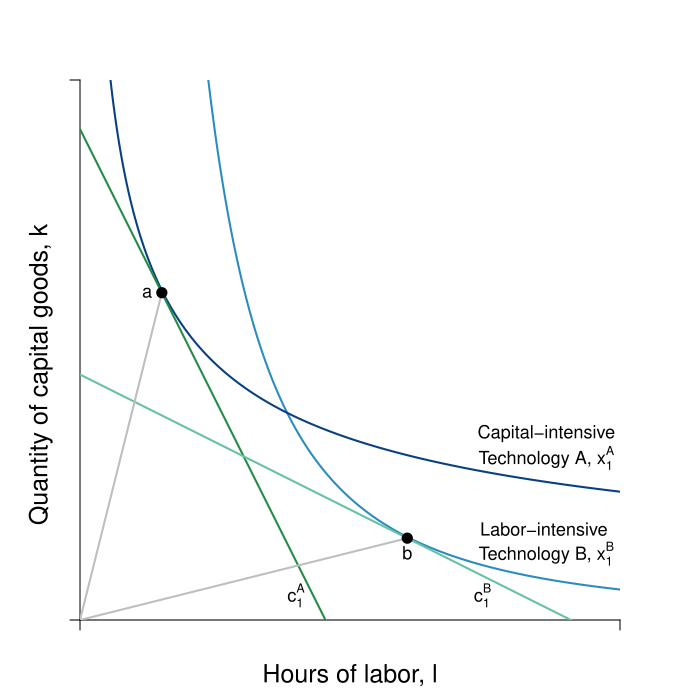

R code for this plot:
#Graph Designer: Simon Halliday / Scott Cohn
#Authors: Bowles and Halliday
#Title: Coordination, Conflict and Competition: A Text in Microeconomics

library(shape)
pdf(file = "firmmarketsupply/tech_intensity_cobbdouglas.pdf", width = 7, height = 7)

#Set parameters for graphics
axislabelsize <- 1.5
labelsize <- 1.1
graphlinewidth <- 2
segmentlinewidth <- 2

COL <- c("#7fc97f", "#beaed4", "#fdc086", "#ffff99", "#386cb0", "#f0027f", "#bf5b17", "#666666")
COLA <- c("#e0f3db", "#99d8c9","#66c2a4","#41ae76", "#238b45", "#005824")
COLB <- c("#c6dbef", "#4eb3d3", "#2b8cbe", "#0868ac","#084081")

#Edited the margins to cater for the larger LHS labels
par(mar =  c(4, 4, 4, 4))

isoquant <- function(l, alpha = 0.7, xbar = 4) {
  (xbar / l^alpha)^(1/(1 - alpha))
}

isocost <- function(l, m = 100, pl = 20, pk = 10){
  m/pk - (pl/pk)*l
}


xlims <- c(0, 11)
ylims <- c(0, 11)

npts <- 501 
x <- seq(xlims[1], xlims[2], length.out = npts)
y <- seq(ylims[1], ylims[2], length.out = npts) 
a <- c(2, 4, 6)

plot(0, 0, xlim = xlims, ylim = ylims, type = "n",
     xlab = expression(paste("")),
     ylab = expression(paste("")), 
     xaxt = "n", 
     yaxt = "n", 
     cex.lab = axislabelsize, 
     bty = "n", 
     xaxs="i", 
     yaxs="i"
)


# ticksy <- seq(from = 0, to = ylims[2], by = 1)
# ylabels <- seq(from = 0, to = ylims[2], by = 1)
# ticksx <- seq(from = 0, to = xlims[2], by = 1)
# xlabels <- seq(from = 0, to = xlims[2], by = 1)
ticksy <- c(ylims[1],  ylims[2])
ylabels <- c(NA, NA)
ticksx <- c(xlims[1], xlims[2])
xlabels <- c(NA, NA)

axis(1, at = ticksx, pos = 0, labels = xlabels)
axis(2, at = ticksy, pos = 0, labels = ylabels, las = 1)

npts <- 500 
xx1 <- seq(xlims[1], xlims[2], length.out = npts)
xx2 <- seq(0, xlims[2], length.out = npts)
xx3 <- seq(1.5, 2.5, length.out = npts)
xx4 <- seq(3, 5, length.out = npts)
xx5 <- seq(7, 9, length.out = npts)

#Draw the graphs
lines(xx1, isoquant(xx1, alpha = 2/3, xbar = 4.22), col = COLB[3], lwd = graphlinewidth)
lines(xx1, isoquant(xx1, alpha = 1/3, xbar = 4.22), col = COLB[5], lwd = graphlinewidth)
lines(xx1, isocost(xx1, m = 100, pk = 10, pl = 20), col = COLA[5], lwd = graphlinewidth)
lines(xx1, isocost(xx1, m = 100, pk = 20, pl = 10), col = COLA[3], lwd = graphlinewidth)

#Axis labels
mtext(expression(paste("Hours of labor, ", l)), side = 1, line = 2.5, cex = axislabelsize)
text(-0.8, 5, expression(paste("Quantity of capital goods, ", k)), xpd = TRUE, cex = axislabelsize, srt = 90) 

#Label the isoquant curves
text(9.5, 3.8, expression(paste("Capital-intensive")), cex = labelsize)
text(9.5, 3.3, expression(paste("Technology A, ", x[1]^A)), cex = labelsize)

text(9.5, 1.85, expression(paste("Labor-intensive ")), cex = labelsize)
text(9.5, 1.35, expression(paste("Technology B, ", x[1]^B)), cex = labelsize)

# text(8, 9.7, expression(paste(trs^B*(list(l,k)) > trs^A*(list(l,k)))), cex = labelsize)
# text(8, 8.8, expression(paste(frac(x[l]^B, x[k]^B) > frac(x[l]^A, x[k]^A))), cex = labelsize)
# text(8, 8, expression(paste("along the ray ", frac(k,l))), cex = labelsize)
# Arrows(7, 8.6, 3.7, 8.6, col = "black", lty = 1, lwd = 2, arr.type = "triangle", arr.lwd = 0.5)
# Arrows(8, 3.6, 8, 2.4, col = "black", lty = 1, lwd = 2, arr.type = "triangle", arr.lwd = 0.5)
# 
# text(4, 6, expression(paste(trs(l,k) == frac(4,4), phantom()==1)), cex = labelsize)
# Arrows(4, 5.6, 4, 4.4, col = "black", lty = 1, lwd = 2, arr.type = "triangle", arr.lwd = 0.5)
# 
# text(4, 8, expression(paste(trs(l,k) == frac(8,2), phantom() == 4)), cex = labelsize)
# Arrows(3.05, 8, 2.3, 8, col = "black", lty = 1, lwd = 2, arr.type = "triangle", arr.lwd = 0.5)

#Label feasible and infeasible
#text(8, 9, expression(paste(trs(l,k) == frac(x[l], x[k]), phantom() == frac(mp[l], mp[k]), phantom() == -frac(dk,dl))), cex = labelsize)
#text(3, 2.5, expression(paste("with plan ", (list(x, l, k)) )), cex = labelsize)

# text(8, 8.5, expression(paste("Production set:")), cex = labelsize)
# text(8, 8, expression(paste(x = bar(x), " feasible")), cex = labelsize)
# text(8, 7.5, expression(paste("with plan ", (list(x, l, k)) )), cex = labelsize)

#For alpha = 1/3; pl = 20; pk= 10
#pl/pk = 2
#trs =  1/3 k / 2/3 l = k/2l = 2 => k = 4l
#sub into isocost: 4l  = 100/10 - 2l => 6l = 10; l = 5/3; k = 20/3
segments(0, 0, 5/3, isoquant(l = 5/3, alpha = 1/3, xbar = 4.2) , lty = 1, col = "gray" , lwd = segmentlinewidth)
points(5/3, isoquant(l = 5/3, alpha = 1/3, xbar = 4.2), pch = 16, col = "black", cex = 1.5)
text(5/3 - 0.3, isoquant(l = 5/3, alpha = 1/3, xbar = 4.2), expression(paste(a)), cex = labelsize)

#For alpha = 2/3; pl = 10; pk = 20
#pl/pk = 2
#trs = - 2/3 k / 1/3 l = 2k/l = 1/2 => k = 1/4 l
#sub into isocost: 1/4 l  = 100/20 - 2l => 3l = 5; l = 100/15; k = 100/60
segments(0, 0, 100/15, isoquant(l = 100/15, alpha = 2/3, xbar = 4.2), lty = 1, col = "gray" , lwd = segmentlinewidth)
points(100/15, isoquant(l = 100/15, alpha = 2/3, xbar = 4.2), pch = 16, col = "black", cex = 1.5)
text(100/15, isoquant(l = 100/15, alpha = 2/3, xbar = 4.2) - 0.3, expression(paste(b)), cex = labelsize)

#Label the isocosts
text(8.2, 0.5, expression(paste(c[1]^B)), cex = labelsize)
text(4.4, 0.5, expression(paste(c[1]^A)), cex = labelsize)

dev.off()
